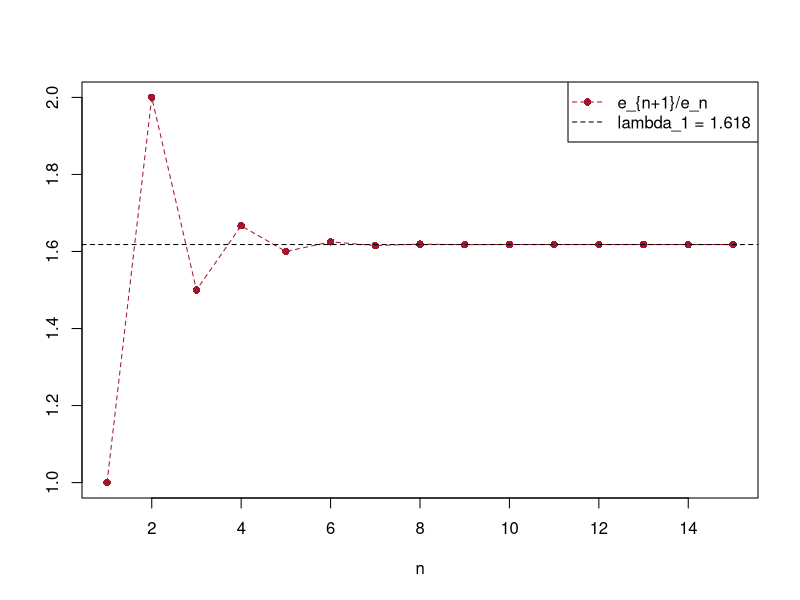

The R source for this figure:
# Fig. 2.10: Quotient of consecutive Fibonacci numbers (book, Section 2.3, Eq. 2.15)
# system j_{n+1} = e_n, e_{n+1} = e_n + j_n; the quotient e_{n+1}/e_n tends to the dominant eigenvalue (golden ratio)
# (c) 2026 Philipp Kügler · Program for the book "Dynamical Systems in the Life Sciences" · MIT License (see LICENSE)
A <- matrix(c(0, 1,
              1, 1), nrow = 2, byrow = TRUE)
x <- c(1, 0)                             # (j_0, e_0): one young pair
e <- x[2]
for (k in 1:16) { x <- A %*% x; e <- c(e, x[2]) }
q <- e[3:length(e)] / e[2:(length(e) - 1)]
cat("eigenvalues of A:", sprintf("%.6f", sort(eigen(A)$values)), "\n")
cat("e_{n+1}/e_n:", sprintf("%.6f", tail(q, 4)), " golden ratio:", sprintf("%.6f", (1 + sqrt(5)) / 2), "\n")

plot(seq_along(q), q, type = "o", lty = 2, pch = 16, col = rgb(0.64, 0.08, 0.18), xlab = "n", ylab = "")
abline(h = (1 + sqrt(5)) / 2, lty = 2)
legend("topright", legend = c("e_{n+1}/e_n", "lambda_1 = 1.618"), col = c(rgb(0.64, 0.08, 0.18), "black"), lty = 2, pch = c(16, NA))
